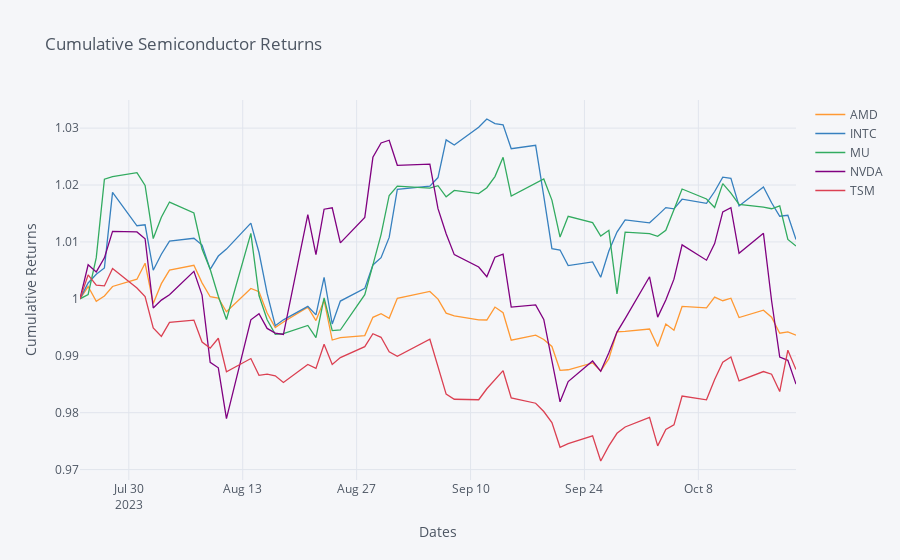

This figure's notebook cell:
### Code cell
semiconductor_returns = semiconductor_data['Adj Close'].pct_change() # Calculate daily returns for each company
semiconductor_returns.iloc[0, :] = 0 # Set the initial value of returns to 0 (first day)
weights = np.array([0.1, 0.2, 0.25, 0.25, 0.2]) # Define the weights for each company in the portfolio; You can flexibly adjust these weights as needed
weighted_returns = weights * semiconductor_returns # Calculate the weighted returns for each company
cumulative_returns = (weighted_returns + 1).cumprod() # Calculate cumulative returns for the portfolio
cumulative_returns.iplot(title='Cumulative Semiconductor Returns', xTitle='Dates', yTitle='Cumulative Returns')
